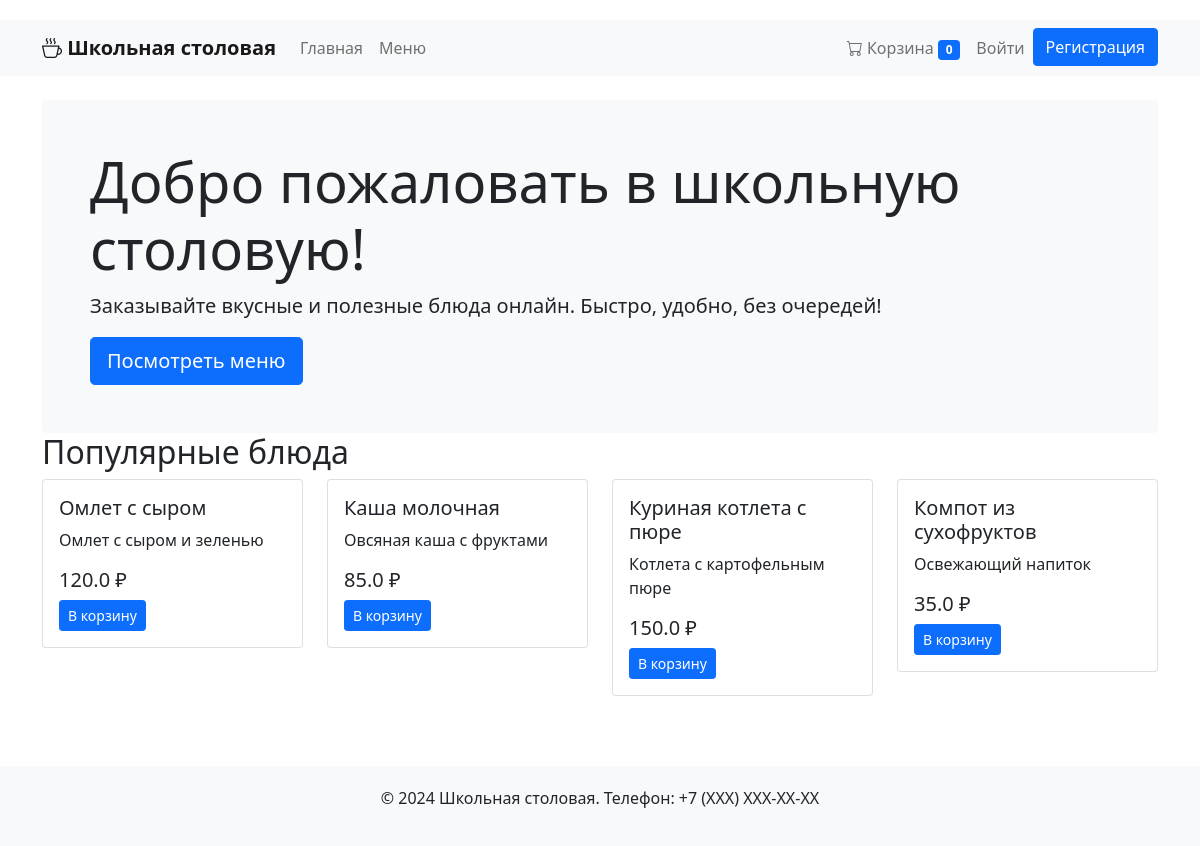
The page / on the database its author committed.
### app.py (models this page shows)
class MenuItem(db.Model):
    id = db.Column(db.Integer, primary_key=True)
    name = db.Column(db.String(100), nullable=False)
    description = db.Column(db.String(300))
    price = db.Column(db.Float, nullable=False)
    category_id = db.Column(db.Integer, db.ForeignKey('category.id'))
    category = db.relationship('Category', backref=db.backref('items', lazy=True))
    available = db.Column(db.Boolean, default=True)

### app.py (the view)
@app.route('/')
def index():
    categories = Category.query.all()
    featured_items = MenuItem.query.filter_by(available=True).limit(4).all()
    return render_template('index.html', categories=categories, featured_items=featured_items)

### templates/index.html (shortened to what this page needs)
{% extends "base.html" %}
{% block content %}
<div class="jumbotron bg-light p-5 rounded">
    <h1 class="display-4">Добро пожаловать в школьную столовую!</h1>
    <p class="lead">Заказывайте вкусные и полезные блюда онлайн. Быстро, удобно, без очередей!</p>
    <a class="btn btn-primary btn-lg" href="/menu">Посмотреть меню</a>
</div>
<h2>Популярные блюда</h2>
<div class="row">
    {% for item in featured_items %}
    <div class="col-md-3">
        <div class="card">
            <div class="card-body">
                <h5 class="card-title">{{ item.name }}</h5>
                <p class="card-text">{{ item.description }}</p>
                <p class="h5">{{ item.price }} ₽</p>
                <form method="post" action="/add_to_cart">
                    <button type="submit" class="btn btn-primary btn-sm">В корзину</button>
                </form>
            </div>
        </div>
    </div>
    {% endfor %}
</div>
{% endblock %}

### templates/base.html (shortened to what this page needs)
<!DOCTYPE html>
<html lang="ru">
<head>
    <link href="https://cdn.jsdelivr.net/npm/bootstrap@5.1.3/dist/css/bootstrap.min.css" rel="stylesheet">
    <link rel="stylesheet" href="https://cdn.jsdelivr.net/npm/bootstrap-icons@1.8.1/font/bootstrap-icons.css">
</head>
<body>
    <nav class="navbar navbar-expand-lg navbar-light bg-light">
        <div class="container">
            <a class="navbar-brand" href="/">
                <i class="bi bi-cup-hot"></i> Школьная столовая
            </a>
            <div class="collapse navbar-collapse">
                <ul class="navbar-nav me-auto">
                    <li class="nav-item"><a class="nav-link" href="/">Главная</a></li>
                    <li class="nav-item"><a class="nav-link" href="/menu">Меню</a></li>
                </ul>
                <ul class="navbar-nav">
                    <li class="nav-item">
                        <a class="nav-link" href="/cart">
                            <i class="bi bi-cart"></i> Корзина
                            <span id="cart-count" class="badge bg-primary">0</span>
                        </a>
                    </li>
                    {% if session.user_id %}
                        <li class="nav-item">
                            <span class="nav-link">{{ session.username }}</span>
                        </li>
                        <li class="nav-item">
                            <a class="nav-link" href="/logout">Выйти</a>
                        </li>
                    {% else %}
                        <li class="nav-item">
                            <a class="nav-link" href="/login">Войти</a>
                        </li>
                        <li class="nav-item">
                            <a class="btn btn-primary" href="/register">Регистрация</a>
                        </li>
                    {% endif %}
                </ul>
            </div>
        </div>
    </nav>
    <div class="container mt-4">
        {% block content %}{% endblock %}
    </div>
    <footer class="footer">
        <div class="container text-center">
            <p>© 2024 Школьная столовая. Телефон: +7 (XXX) XXX-XX-XX</p>
        </div>
    </footer>
</body>
</html>

### templates/base.html (style rules this page uses)
body { padding-top: 20px; }
.navbar-brand { font-weight: bold; }
.card { margin-bottom: 20px; }
.footer { margin-top: 50px; padding: 20px 0; background: #f8f9fa; }

### rows shown on the page
MenuItem: name "Омлет с сыром", description "Омлет с сыром и зеленью", price "120.0"
MenuItem: name "Каша молочная", description "Овсяная каша с фруктами", price "85.0"
MenuItem: name "Куриная котлета с пюре", description "Котлета с картофельным пюре", price "150.0"
MenuItem: name "Компот из сухофруктов", description "Освежающий напиток", price "35.0"
